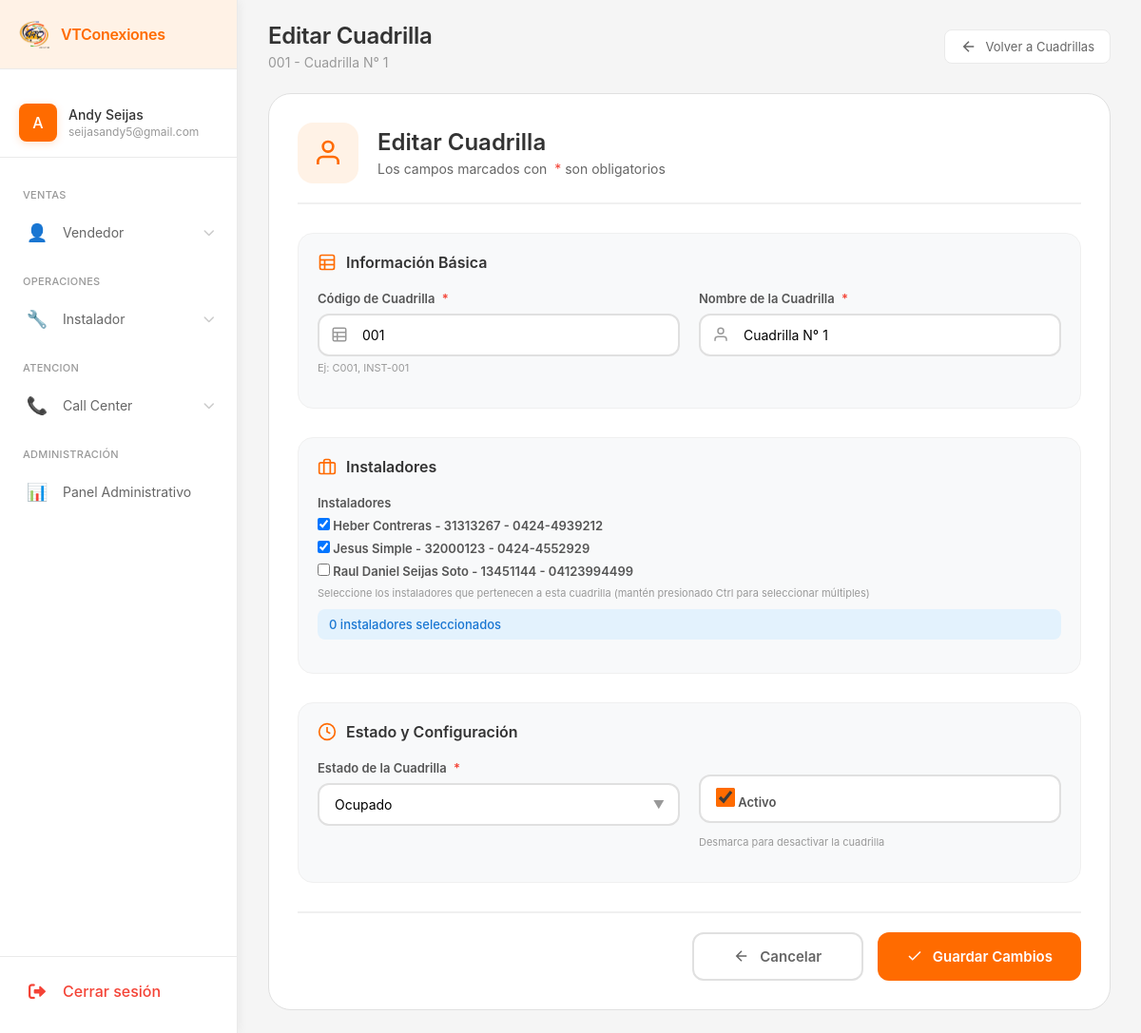
The page /3/editar/ (signed in) on the database its author committed.
### myapp/models.py (models this page shows, shortened)
class Cuadrilla(models.Model):
    class EstadoCuadrilla(models.TextChoices):
        DISPONIBLE = 'DISPONIBLE', 'Disponible'
        OCUPADO = 'OCUPADO', 'Ocupado'
        EN_DESCANSO = 'DESCANSO', 'En Descanso'
        INACTIVO = 'INACTIVO', 'Inactivo'
    nombre = models.CharField(
        max_length=100,
        unique=True,
        verbose_name="Nombre de la Cuadrilla"
    )
    codigo = models.CharField(
        max_length=20,
        unique=True,
        verbose_name="Código de Cuadrilla",
        help_text="Ej: C001, INST-001"
    )
    instaladores = models.ManyToManyField(
        'PerfilUsuario',
        related_name='cuadrillas',
        verbose_name="Instaladores",
        blank=True
    )
    estado = models.CharField(
        max_length=20,
        choices=EstadoCuadrilla.choices,
        default=EstadoCuadrilla.DISPONIBLE,
        verbose_name="Estado de la Cuadrilla",
        db_index=True
    )
    fecha_creacion = models.DateTimeField(
        auto_now_add=True,
        verbose_name="Fecha de creación"
    )
    fecha_actualizacion = models.DateTimeField(
        auto_now=True,
        verbose_name="Última actualización"
    )
    creado_por = models.ForeignKey(
        User,
        on_delete=models.SET_NULL,
        null=True,
        blank=True,
        related_name='cuadrillas_creadas',
        verbose_name="Creado por"
    )
    activo = models.BooleanField(
        default=True,
        verbose_name="Activo"
    )
    class Meta:
        verbose_name = "Cuadrilla"
        verbose_name_plural = "Cuadrillas"
        ordering = ['nombre']
        indexes = [
            models.Index(fields=['estado']),
            models.Index(fields=['activo']),
            models.Index(fields=['codigo']),
        ]

### myapp/views_admin.py (the view)
# urls.py: path('<int:pk>/editar/', editar_cuadrilla, name='editar_cuadrilla'),
@login_required
def editar_cuadrilla(request, pk):
    if not es_admin(request.user):
        messages.error(request, 'No tienes permisos para acceder a esta página.')
        return redirect('lista_cuadrillas')
    cuadrilla = get_object_or_404(Cuadrilla, pk=pk)
    if request.method == 'POST':
        form = CuadrillaForm(request.POST, instance=cuadrilla)
        if form.is_valid():
            form.save()
            messages.success(request, f'✅ Cuadrilla "{cuadrilla.nombre}" actualizada exitosamente.')
            return redirect('lista_cuadrillas')
        else:
            messages.error(request, '❌ Por favor corrige los errores en el formulario.')
    else:
        form = CuadrillaForm(instance=cuadrilla)
    context = {
        'form': form,
        'cuadrilla': cuadrilla,
        'accion': 'Editar',
    }
    return render(request, 'Admin/cuadrilla/editar_cuadrilla.html', context)

### myapp/templates/Admin/cuadrilla/editar_cuadrilla.html (shortened to what this page needs)
{% extends 'Inicio_De_Sesion/base.html' %}
{% load static %}
{% block page_title %}Editar Cuadrilla{% endblock %}
{% block page_subtitle %}{{ cuadrilla.codigo }} - {{ cuadrilla.nombre }}{% endblock %}
{% block header_actions %}
<a href="{% url 'lista_cuadrillas' %}" class="btn-secondary">
    <svg width="18" height="18" viewBox="0 0 24 24" fill="none" stroke="currentColor" stroke-width="2">
        <path d="M19 12H5M12 19l-7-7 7-7"/>
    </svg>
    Volver a Cuadrillas
</a>
{% endblock %}
{% block content %}
<div class="form-container">
    <div class="form-card">
        <div class="form-header">
            <div class="form-header-icon">
                <svg width="32" height="32" viewBox="0 0 24 24" fill="none" stroke="#ff6b00" stroke-width="2">
                    <path d="M20 21v-2a4 4 0 0 0-4-4H8a4 4 0 0 0-4 4v2"/>
                    <circle cx="12" cy="7" r="4"/>
                </svg>
            </div>
            <div class="form-header-text">
                <h2>Editar Cuadrilla</h2>
                <p>Los campos marcados con <span class="required">*</span> son obligatorios</p>
            </div>
        </div>
        <form method="post" class="edit-form" id="editarCuadrillaForm">
            <div class="form-section">
                <h3 class="section-title">
                    <svg width="20" height="20" viewBox="0 0 24 24" fill="none" stroke="#ff6b00" stroke-width="2">
                        <rect x="3" y="3" width="18" height="18" rx="2" ry="2"/>
                        <line x1="3" y1="9" x2="21" y2="9"/>
                        <line x1="3" y1="15" x2="21" y2="15"/>
                        <line x1="9" y1="21" x2="9" y2="9"/>
                    </svg>
                    Información Básica
                </h3>
                <div class="grid-2">
                    <div class="form-group">
                        <label for="{{ form.codigo.id_for_label }}">
                            {{ form.codigo.label }} <span class="required">*</span>
                        </label>
                        <div class="input-with-icon">
                            <svg width="18" height="18" viewBox="0 0 24 24" fill="none" stroke="#999" stroke-width="2">
                                <rect x="3" y="3" width="18" height="18" rx="2" ry="2"/>
                                <line x1="3" y1="9" x2="21" y2="9"/>
                                <line x1="3" y1="15" x2="21" y2="15"/>
                                <line x1="9" y1="21" x2="9" y2="9"/>
                            </svg>
                            {{ form.codigo }}
                        </div>
                        <small class="help-text">{{ form.codigo.help_text }}</small>
                    </div>
                    <div class="form-group">
                        <label for="{{ form.nombre.id_for_label }}">
                            {{ form.nombre.label }} <span class="required">*</span>
                        </label>
                        <div class="input-with-icon">
                            <svg width="18" height="18" viewBox="0 0 24 24" fill="none" stroke="#999" stroke-width="2">
                                <path d="M20 21v-2a4 4 0 0 0-4-4H8a4 4 0 0 0-4 4v2"/>
                                <circle cx="12" cy="7" r="4"/>
                            </svg>
                            {{ form.nombre }}
                        </div>
                    </div>
                </div>
            </div>
            <div class="form-section">
                <h3 class="section-title">
                    <svg width="20" height="20" viewBox="0 0 24 24" fill="none" stroke="#ff6b00" stroke-width="2">
                        <rect x="2" y="7" width="20" height="14" rx="2" ry="2"/>
                        <path d="M16 21V5a2 2 0 0 0-2-2h-4a2 2 0 0 0-2 2v16"/>
                    </svg>
                    Instaladores
                </h3>
                <div class="form-group">
                    <label for="{{ form.instaladores.id_for_label }}">
                        {{ form.instaladores.label }}
                    </label>
                    {{ form.instaladores }}
                    <small class="help-text">Seleccione los instaladores que pertenecen a esta cuadrilla (mantén presionado Ctrl para seleccionar múltiples)</small>
                    <div class="seleccionados-info" id="instaladores-count">
                        0 instaladores seleccionados
                    </div>
                </div>
            </div>
            <div class="form-section">
                <h3 class="section-title">
                    <svg width="20" height="20" viewBox="0 0 24 24" fill="none" stroke="#ff6b00" stroke-width="2">
                        <circle cx="12" cy="12" r="10"/>
                        <path d="M12 6v6l4 2"/>
                    </svg>
                    Estado y Configuración
                </h3>
                <div class="grid-2">
                    <div class="form-group">
                        <label for="{{ form.estado.id_for_label }}">
                            {{ form.estado.label }} <span class="required">*</span>
                        </label>
                        <div class="select-wrapper">
                            {{ form.estado }}
                        </div>
                    </div>
                    <div class="form-group checkbox-group">
                        <label class="checkbox-label">
                            {{ form.activo }}
                            <span>{{ form.activo.label }}</span>
                        </label>
                        <small class="help-text">Desmarca para desactivar la cuadrilla</small>
                    </div>
                </div>
            </div>
            <div class="form-actions">
                <a href="{% url 'lista_cuadrillas' %}" class="btn-outline">
                    <svg width="18" height="18" viewBox="0 0 24 24" fill="none" stroke="currentColor" stroke-width="2">
                        <path d="M19 12H5M12 19l-7-7 7-7"/>
                    </svg>
                    Cancelar
                </a>
                <button type="submit" class="btn-primary" id="btn-submit">
                    <svg width="18" height="18" viewBox="0 0 24 24" fill="none" stroke="currentColor" stroke-width="2">
                        <path d="M20 6L9 17l-5-5"/>
                    </svg>
                    Guardar Cambios
                </button>
            </div>
        </form>
    </div>
</div>
{% endblock %}

### myapp/templates/Inicio_De_Sesion/base.html (shortened to what this page needs)
{% load static %}
<!DOCTYPE html>
<html lang="es">
<head>
    <link rel="stylesheet" href="https://cdnjs.cloudflare.com/ajax/libs/font-awesome/6.0.0/css/all.min.css">
</head>
<body>
    <div class="dashboard">
        <div class="sidebar" id="sidebar">
            <div class="logo-area" onclick="window.location.href='{% url 'dashboard' %}'">
                <img src="{% static 'cd.png' %}" alt="VTC" class="logo">
                <span class="logo-text">VTConexiones</span>
            </div>
            <div class="user-info">
                <div class="user-avatar">
                    {{ user.username|first|upper }}
                </div>
                <div class="user-details">
                    <div class="user-name">{{ user.get_full_name|default:user.username }}</div>
                    <div class="user-email">{{ user.email|default:"usuario@vtc.com" }}</div>
                </div>
            </div>
            <div class="menu">
                {% if user.groups.all.0.name != 'Call Center' %}
                <div class="menu-section">VENTAS</div>
                <div class="menu-item" onclick="toggleSubmenu(this, 'vendedorSubmenu')">
                    <span class="menu-icon">👤</span>
                    <span class="menu-title">Vendedor</span>
                    <i class="fas fa-chevron-down arrow"></i>
                </div>
                {% endif %}
                {% if user.groups.all.0.name == 'Instalador' or user.groups.all.0.name == 'Administrador' or user.is_superuser %}
                <div class="menu-section">OPERACIONES</div>
                <div class="menu-item" onclick="toggleSubmenu(this, 'instaladorSubmenu')">
                    <span class="menu-icon">🔧</span>
                    <span class="menu-title">Instalador</span>
                    <i class="fas fa-chevron-down arrow"></i>
                </div>
                {% endif %}
                {% if user.is_superuser or user.groups.all.0.name == 'Administrador' or user.groups.all.0.name == 'Call Center' %}
                <div class="menu-section">ATENCION</div>
                <div class="menu-item" onclick="toggleSubmenu(this, 'callcenterSubmenu')">
                    <span class="menu-icon">📞</span>
                    <span class="menu-title">Call Center</span>
                    <i class="fas fa-chevron-down arrow"></i>
                </div>
                {% endif %}
                {% if user.is_superuser or user.groups.all.0.name == 'Administrador' or user.groups.all.0.name == 'Supervisor' %}
                <div class="menu-section">ADMINISTRACIÓN</div>
                <div class="menu-item" onclick="window.location.href='{% url 'panel_administrativo' %}'">
                    <span class="menu-icon">📊</span>
                    <span class="menu-title">Panel Administrativo</span>
                </div>
                {% endif %}
            </div>
            <div class="sidebar-footer">
                <a href="{% url 'logout' %}" class="logout-sidebar" onclick="return confirm('¿Estás seguro que deseas cerrar sesión?')">
                    <i class="fas fa-sign-out-alt"></i>
                    <span>Cerrar sesión</span>
                </a>
            </div>
        </div>
        <div class="main-content" id="mainContent">
            <div class="content-header">
                <div class="page-title">
                    <h1>{% block page_title %}Dashboard{% endblock %}</h1>
                    <p>{% block page_subtitle %}{{ current_date|default:"11 mar 2026" }} · Bienvenido de vuelta{% endblock %}</p>
                </div>
                <div class="header-actions">
                    {% block header_actions %}{% endblock %}
                </div>
            </div>
            {% block content %}{% endblock %}
        </div>
    </div>
</body>
</html>

### rows shown on the page
Cuadrilla: codigo "001", nombre "Cuadrilla N° 1", estado "Ocupado", activo "☑"

### other values the page prints
{{ user.username|first|upper }} "A"
{{ user.get_full_name|default:user.username }} "Andy Seijas"
{{ user.email|default:"usuario@vtc.com" }} "seijasandy5@gmail.com"
